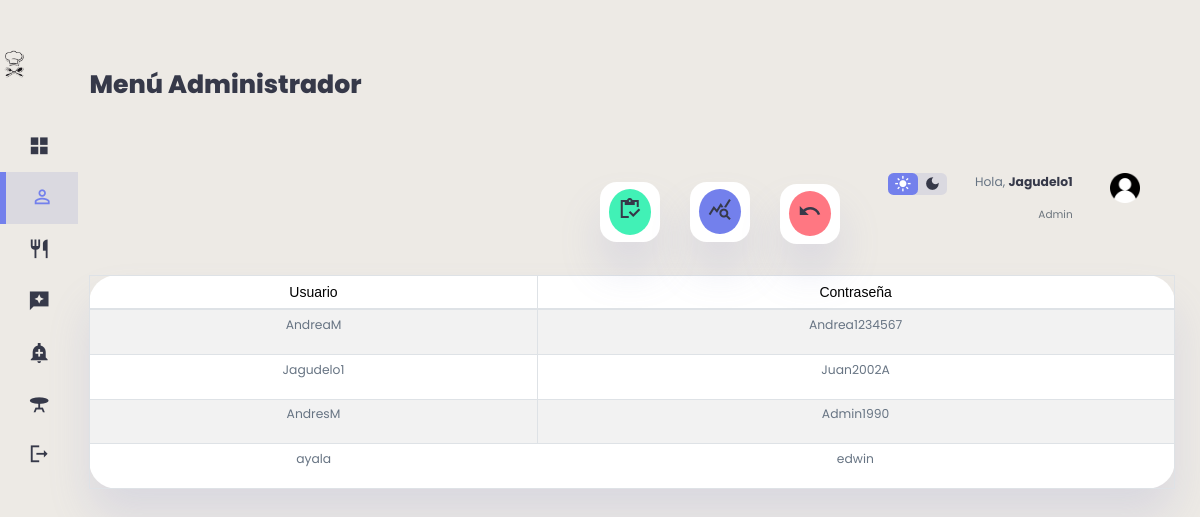
Screenshot of /clientes/usuarios.php (signed in) with the database file from the repository.
### tables this page shows
CREATE TABLE `clientes` (
  `id_cliente` int(11) NOT NULL,
  `Documento` int(11) NOT NULL,
  `Nombres` varchar(100) DEFAULT NULL,
  `Apellidos` varchar(100) DEFAULT NULL,
  `Correo_Electronico` varchar(300) DEFAULT NULL,
  `Celular` varchar(11) NOT NULL,
  `Fecha` date DEFAULT NULL,
  `Usuario` varchar(100) DEFAULT NULL,
  `Contrasena` varchar(400) DEFAULT NULL,
  `Foto` mediumblob DEFAULT NULL,
  `id_rol` int(11) NOT NULL DEFAULT 2
);

### clientes/usuarios.php (the view, shortened to what this page needs)
<?php
    include("../db/conexion.php");
    $datos= "SELECT * FROM clientes";
?>
<!DOCTYPE html>
<html lang="en">
<head>
    <link rel="stylesheet" href="https://cdnjs.cloudflare.com/ajax/libs/twitter-bootstrap/4.1.3/css/bootstrap.css">
    <link rel="stylesheet" href="https://cdn.datatables.net/1.10.20/css/dataTables.bootstrap4.min.css">
    <link href="https://cdnjs.cloudflare.com/ajax/libs/font-awesome/5.13.0/css/all.min.css" rel="stylesheet">
    <link rel="stylesheet"a href="../clientes/stylec.css">
</head>
<body>
<div class="content">
<div class="container1">
    <aside>
        <div class="top1">
            <div class="logo">
                <img src="./imag/icon.png">
            </div>
        </div>
        <div class="sidebar">
            <a href="../admin/admin.php">
                    <span class="material-icons-sharp">grid_view</span>
            </a>
            <a href="../clientes/clientes.php"  class="active">
                <span class="material-icons-sharp">person_outline</span>
            </a>
            <a href="../platillos/platillos.php">
                    <span class="material-icons-sharp">restaurant</span>
               </a>
            <a href="../resenas/resenas.php">
                <span class="material-icons-sharp">reviews</span>
            </a>
            <a href="../ventas/ventas.php">
                    <span class="material-icons-sharp">add_alert</span>
                </a>
                <a href="../mesas/mesa.php">
                    <span class="material-icons-sharp">table_bar</span>
                </a>
            <a href="../view/cerrar_sesion.php">
                <span class="material-icons-sharp">logout</span>
            </a>
        </div>
    </aside>
    <main>
    <h1>Menú Administrador</h1>
        <br>
        <div class="recent-orders">
            <table id="tablax" border="0" cellspacing="5" cellpadding="5" class="table table-striped table-bordered" style="width:100%">
            <div class="container2" style="margin-top: 10px;padding: 5px">
                <thead>
                            <tr>
                                <td> <font face="Arial">Usuario</font> </td>
                                <td> <font face="Arial">Contraseña</font> </td>
                            </tr>
                            </thead>
            </div>
                <tbody>
                            <?php foreach ($conexion -> query($datos) as $row) {
                        ?>
                                <tr>
                                    <td><p><?php echo $row['Usuario'] ?></p></td>
                                    <td><p><?php echo $row['Contrasena'] ?></p></td>
                                </tr>
                        <?php
                        }
                    ?>
                </tbody>
        </table>
        </div>
    </main>
    <div class="right">
        <div class="top">
            <div class="theme-toggler">
                <span class="material-icons-sharp active">light_mode</span>
                <span class="material-icons-sharp">dark_mode</span>
            </div>
            <div class="profile">
                <div class="info">
                <p>Hola, <b><?php echo $_SESSION['usuario']; ?></b></p>
                    <small class="text-muted">Admin</small>
                </div>
                <div class="profile-photo">
                    <img src="./imag/user.png">
                </div>
            </div>
        </div>
        <div class="sales-analytics">
            <div class="item customers">
                <div class="icon">
                    <a href="../reportesusu/index.php"> <span class="material-icons-sharp">inventory</span> </a>
                </div>
                <div class="right">
                </div>
            </div>
            <div class="item online">
                <div class="icon">
                    <a href="#"><span class="material-icons-sharp">query_stats</span></a>
                </div>
                <div class="right">
                </div>
            </div>
            <div class="item offline">
                <div class="icon">
                    <a href="../clientes/clientes.php"><span class="material-icons-sharp">undo</span></a>
                </div>
                <div class="right">
                </div>
            </div>
        </div>
    </div>
</div>
</div>
</body>
</html>

### rows the page displays
clientes: Usuario "AndreaM", Contrasena "Andrea1234567"
clientes: Usuario "Jagudelo1", Contrasena "Juan2002A"
clientes: Usuario "AndresM", Contrasena "Admin1990"
clientes: Usuario "ayala", Contrasena "edwin"

### other values shown
$_SESSION['usuario'] "Jagudelo1"
